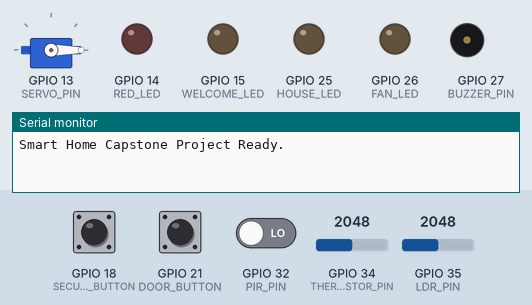
Bench run of a sketch on a simulated ESP32. On the bench: servo, output pins drawn as LEDs (lit = HIGH), buzzer (waves = sounding, pin HIGH), the last lines printed to the serial monitor. Dashed ring = blinking. The inputs (shaded band) are chosen by the test bench; at power-on: GPIO 18 (SECURITY_BUTTON) HIGH, GPIO 32 (PIR_PIN) LOW, GPIO 21 (DOOR_BUTTON) HIGH, GPIO 35 (LDR_PIN) = 2048, GPIO 34 (THERMISTOR_PIN) = 2048.

Above: at 1.2 s.
1.3 s: GPIO 18 (SECURITY_BUTTON) pulled LOW for 0.15 s
At 2.3 s:
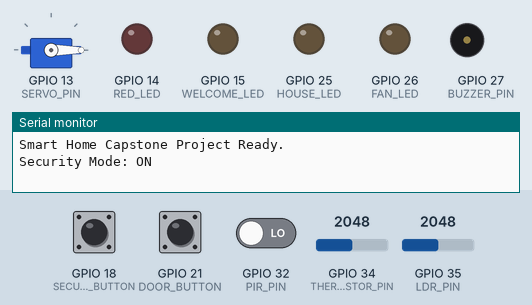
2.9 s: GPIO 32 (PIR_PIN) driven HIGH
At 3.15 s:
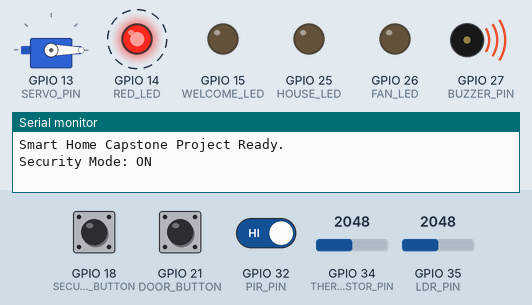
5.9 s: GPIO 21 (DOOR_BUTTON) pulled LOW for 0.15 s
At 6.35 s:
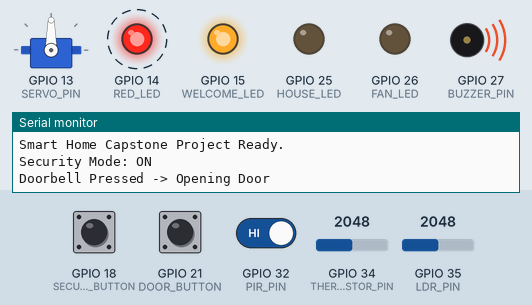
8.9 s: GPIO 35 (LDR_PIN) set to 1958
At 9.16 s:
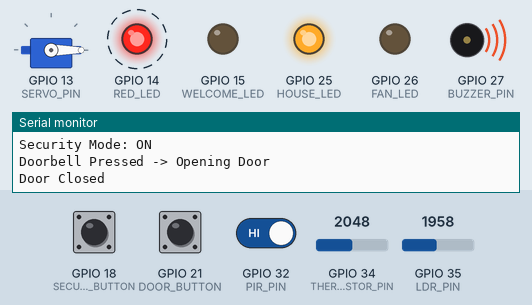
11.9 s: GPIO 34 (THERMISTOR_PIN) set to 1851
14.9 s: GPIO 34 (THERMISTOR_PIN) set to 1749
At 15.16 s:
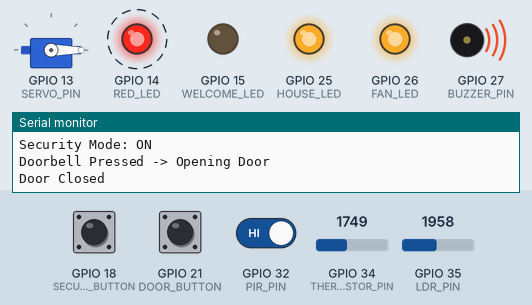
Timing chart, 0 to 18.9 s (numbered marks = the images above; inputs shaded):
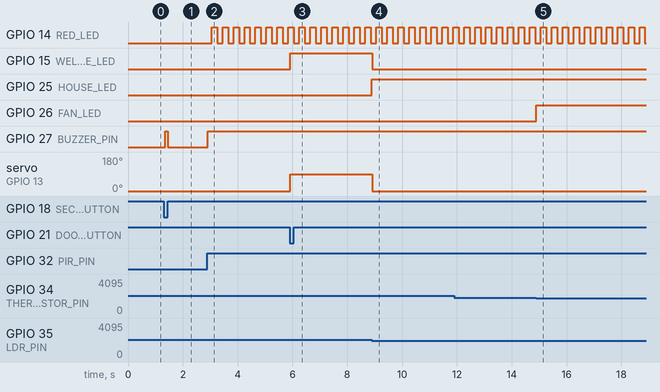

Measured:
- the behaviour switches between 2000 and 1999 on GPIO 35 (LDR_PIN) (found by bisection; images 3 and 4)
- the behaviour switches between 1800 and 1799 on GPIO 34 (THERMISTOR_PIN) (found by bisection; images 4 and 5)
- after the input at 1.3 s, GPIO 27 (BUZZER_PIN): LOW → HIGH after 0.05 s, → LOW 0.10 s later
- after the input at 2.9 s, GPIO 14 (RED_LED): alternates HIGH for 0.20 s and LOW for 0.20 s, starting after 0.15 s; GPIO 27 (BUZZER_PIN): LOW → HIGH at once
- after the input at 5.9 s, GPIO 15 (WELCOME_LED): LOW → HIGH at once; servo on GPIO 13 (SERVO_PIN): 0° → 90° at once
- after the input at 8.9 s, GPIO 25 (HOUSE_LED): LOW → HIGH at once
- after the input at 14.9 s, GPIO 26 (FAN_LED): LOW → HIGH at once

The sketch:

Smart_Home_Automation.ino
```cpp
#include <ESP32Servo.h>

// ==========================================
// PIN DEFINITIONS
// ==========================================
#define THERMISTOR_PIN 34    // KY-028 Analog Pin
#define LDR_PIN 35           // LDR Analog Pin
#define PIR_PIN 32           // Shared PIR Sensor
#define DOOR_BUTTON 21       // Doorbell Push Button
#define SECURITY_BUTTON 18   // Security Mode Push Button

#define FAN_LED 26           // Green LED for Fan
#define HOUSE_LED 25         // Yellow LED for House Lights
#define RED_LED 14           // Shared Red LED (Intruder/Security)
#define WELCOME_LED 15       // Blue LED for Welcome Light
#define BUZZER_PIN 27        // Common Buzzer
#define SERVO_PIN 13         // Door Servo

// ==========================================
// SYSTEM THRESHOLDS
// ==========================================
// Tune these values based on your Wokwi environment
const int TEMP_THRESHOLD = 1800;
const int LIGHT_THRESHOLD = 2000;

// ==========================================
// STATE VARIABLES
// ==========================================
// Button States
bool lastDoorButtonState = HIGH;
bool lastSecButtonState = HIGH;


// Security System
bool securityMode = false;
unsigned long lastFlashTime = 0;
bool flashState = false;
bool intruderBeepPlayed = false;
// Door System
Servo doorServo;
bool doorOpened = false;
unsigned long doorOpenTime = 0;
const int DOOR_OPEN_DURATION = 3000; // Door stays open for 3 seconds

// Temp System Buzzer Timer
bool tempBuzzerPlayed = false;
unsigned long tempBuzzerStartTime = 0;

void setup() {
  Serial.begin(115200);

  // --- INPUTS ---
  pinMode(THERMISTOR_PIN, INPUT);
  pinMode(LDR_PIN, INPUT);
  pinMode(PIR_PIN, INPUT); // Wokwi PIR defaults are usually fine with standard INPUT

  // Using ESP32 Internal Pull-ups for both buttons
  pinMode(DOOR_BUTTON, INPUT_PULLUP);
  pinMode(SECURITY_BUTTON, INPUT_PULLUP);

  // --- OUTPUTS ---
  pinMode(FAN_LED, OUTPUT);
  pinMode(HOUSE_LED, OUTPUT);
  pinMode(RED_LED, OUTPUT);
  pinMode(WELCOME_LED, OUTPUT);
  pinMode(BUZZER_PIN, OUTPUT);

  // Initial States -> Everything OFF
  digitalWrite(FAN_LED, LOW);
  digitalWrite(HOUSE_LED, LOW);
  digitalWrite(RED_LED, LOW);
  digitalWrite(WELCOME_LED, LOW);
  digitalWrite(BUZZER_PIN, LOW);

  // Initialize Servo
  doorServo.attach(SERVO_PIN);
  doorServo.write(0); // Ensure door starts closed
  lastDoorButtonState = digitalRead(DOOR_BUTTON);
  lastSecButtonState = digitalRead(SECURITY_BUTTON);
  Serial.println("Smart Home Capstone Project Ready.");
}

void loop() {
  unsigned long currentMillis = millis();

  // These variables help us figure out if the buzzer should be ON this frame
  bool requestBuzzerTemp = false;
  bool requestBuzzerSecurity = false;

  // Create a continuous blinking heartbeat every 200ms for flash effects
  if (currentMillis - lastFlashTime >= 200) {
    lastFlashTime = currentMillis;
    flashState = !flashState;
  }

  // ----------------------------------------
  // 1. THERMISTOR: TEMPERATURE & FAN
  // ----------------------------------------
  int tempValue = analogRead(THERMISTOR_PIN);

  // Depending on your KY-028 setup, it might trigger below or above the threshold.
  // Adjust the `<` to `>` if it acts backward in the simulation.
  if (tempValue < TEMP_THRESHOLD) {
    digitalWrite(FAN_LED, HIGH);

    if (!tempBuzzerPlayed) {
      if (tempBuzzerStartTime == 0) tempBuzzerStartTime = currentMillis;

      // Request buzzer for the first 2 seconds of the heat spike
      if (currentMillis - tempBuzzerStartTime < 2000) {
        requestBuzzerTemp = true;
      } else {
        tempBuzzerPlayed = true;
      }
    }
  } else {
    digitalWrite(FAN_LED, LOW);
    tempBuzzerPlayed = false;
    tempBuzzerStartTime = 0;
  }

  // ----------------------------------------
  // 2. LDR: AUTOMATIC LIGHTING
  // ----------------------------------------
  int ldrValue = analogRead(LDR_PIN);
  if (ldrValue < LIGHT_THRESHOLD) {
    digitalWrite(HOUSE_LED, HIGH); // Dark -> Lights ON
  } else {
    digitalWrite(HOUSE_LED, LOW);  // Bright -> Lights OFF
  }

  // ----------------------------------------
// 3. DOORBELL BUTTON & SERVO LOGIC
// ----------------------------------------

bool currentDoorState = digitalRead(DOOR_BUTTON);

// Detect button press
if (currentDoorState == LOW && lastDoorButtonState == HIGH) {

  delay(20);   // Debounce

  if (digitalRead(DOOR_BUTTON) == LOW && !doorOpened) {

    Serial.println("Doorbell Pressed -> Opening Door");

    doorServo.write(90);               // Open door
    digitalWrite(WELCOME_LED, HIGH);   // Welcome LED ON

    doorOpened = true;
    doorOpenTime = millis();
  }
}

lastDoorButtonState = currentDoorState;

// Auto close door after 3 seconds
if (doorOpened && (millis() - doorOpenTime >= DOOR_OPEN_DURATION)) {

  doorServo.write(0);                  // Close door
  digitalWrite(WELCOME_LED, LOW);      // Welcome LED OFF

  doorOpened = false;

  Serial.println("Door Closed");
}
  // ----------------------------------------
  // 4. SECURITY MODE TOGGLE BUTTON
  // ----------------------------------------
  bool currentSecState = digitalRead(SECURITY_BUTTON);
  if (currentSecState == LOW && lastSecButtonState == HIGH) {
    delay(50); // Debounce
    securityMode = !securityMode;

    Serial.print("Security Mode: ");
    Serial.println(securityMode ? "ON" : "OFF");

    // Quick beep to acknowledge mode change
    digitalWrite(BUZZER_PIN, HIGH);
    delay(100);
    digitalWrite(BUZZER_PIN, LOW);
  }
  lastSecButtonState = currentSecState;

  // ----------------------------------------
 // ----------------------------------------
  // ----------------------------------------
// 5. PIR SENSOR LOGIC
// ----------------------------------------

bool motionDetected = (digitalRead(PIR_PIN) == HIGH);
if (securityMode) {
  // -------- SECURITY MODE ON --------
  if (motionDetected) {
    // Flash LED
    digitalWrite(RED_LED, flashState);
    // Continuous buzzer
    requestBuzzerSecurity = true;
  }
  else {
    digitalWrite(RED_LED, LOW);
    requestBuzzerSecurity = false;
  }
}
else {
  // -------- SECURITY MODE OFF --------
  if (motionDetected) {
    // Intruder indication
    digitalWrite(RED_LED, HIGH);

    // Beep only once
    if (!intruderBeepPlayed) {

     if (!intruderBeepPlayed) {
    requestBuzzerSecurity = true;
    intruderBeepPlayed = true;
}
    }

  }
  else {

    digitalWrite(RED_LED, LOW);

    // Ready for next motion
    intruderBeepPlayed = false;
  }
}

  // This ensures the Temperature and Security systems don't fight over the buzzer
  // ----------------------------------------
// 6. MASTER BUZZER CONTROL
// ----------------------------------------

if (requestBuzzerSecurity) {
  digitalWrite(BUZZER_PIN, HIGH);
}
else if (requestBuzzerTemp) {
  digitalWrite(BUZZER_PIN, HIGH);
}
else {
  digitalWrite(BUZZER_PIN, LOW);
}
}
```
